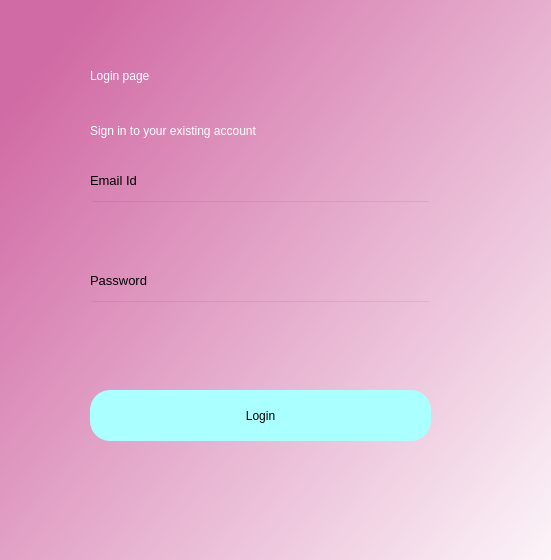
<?xml version="1.0" encoding="UTF-8"?>
<ui version="4.0">
 <class>Form</class>
 <widget class="QWidget" name="Form">
  <property name="geometry">
   <rect>
    <x>0</x>
    <y>0</y>
    <width>551</width>
    <height>560</height>
   </rect>
  </property>
  <property name="windowTitle">
   <string>Form</string>
  </property>
  <widget class="QWidget" name="bgwidget" native="true">
   <property name="geometry">
    <rect>
     <x>-10</x>
     <y>0</y>
     <width>561</width>
     <height>671</height>
    </rect>
   </property>
   <property name="styleSheet">
    <string notr="true">QWidget#bgwidget{
background-color:qlineargradient(spread:pad, x1:0.091, y1:0.101636, x2:0.991379, y2:0.977, stop:0 rgba(209, 107, 165, 255), stop:1 rgba(255, 255, 255, 255));}</string>
   </property>
   <widget class="QLabel" name="label">
    <property name="geometry">
     <rect>
      <x>100</x>
      <y>40</y>
      <width>251</width>
      <height>71</height>
     </rect>
    </property>
    <property name="styleSheet">
     <string notr="true">font: 36pt &quot;MS Shell Dlg 2&quot;; color:rgb(255, 255, 255)</string>
    </property>
    <property name="text">
     <string>Login page</string>
    </property>
   </widget>
   <widget class="QLabel" name="label_2">
    <property name="geometry">
     <rect>
      <x>100</x>
      <y>110</y>
      <width>361</width>
      <height>41</height>
     </rect>
    </property>
    <property name="styleSheet">
     <string notr="true">font: 16pt &quot;MS Shell Dlg 2&quot;;color:rgb(255, 255, 255)</string>
    </property>
    <property name="text">
     <string>Sign in to your existing account</string>
    </property>
   </widget>
   <widget class="QPushButton" name="loginbutton">
    <property name="geometry">
     <rect>
      <x>100</x>
      <y>390</y>
      <width>341</width>
      <height>51</height>
     </rect>
    </property>
    <property name="styleSheet">
     <string notr="true">border-radius:20px;
background-color: rgb(170, 255, 255);
font: 14pt &quot;MS Shell Dlg 2&quot;;</string>
    </property>
    <property name="text">
     <string>Login</string>
    </property>
   </widget>
   <widget class="QLineEdit" name="email">
    <property name="geometry">
     <rect>
      <x>100</x>
      <y>200</y>
      <width>341</width>
      <height>51</height>
     </rect>
    </property>
    <property name="styleSheet">
     <string notr="true">background-color:rgba(0,0,0,0);
font: 12pt &quot;MS Shell Dlg 2&quot;;</string>
    </property>
   </widget>
   <widget class="QLabel" name="label_3">
    <property name="geometry">
     <rect>
      <x>100</x>
      <y>170</y>
      <width>91</width>
      <height>20</height>
     </rect>
    </property>
    <property name="font">
     <font>
      <family>MS Shell Dlg 2</family>
      <pointsize>10</pointsize>
      <weight>50</weight>
      <italic>false</italic>
      <bold>false</bold>
     </font>
    </property>
    <property name="styleSheet">
     <string notr="true">font: 10pt &quot;MS Shell Dlg 2&quot;;</string>
    </property>
    <property name="text">
     <string>Email Id</string>
    </property>
   </widget>
   <widget class="QLabel" name="error">
    <property name="geometry">
     <rect>
      <x>440</x>
      <y>456</y>
      <width>341</width>
      <height>20</height>
     </rect>
    </property>
    <property name="styleSheet">
     <string notr="true">font: 12pt &quot;MS Shell Dlg 2&quot;; color:red;</string>
    </property>
    <property name="text">
     <string/>
    </property>
   </widget>
   <widget class="QLineEdit" name="Password">
    <property name="geometry">
     <rect>
      <x>100</x>
      <y>300</y>
      <width>341</width>
      <height>51</height>
     </rect>
    </property>
    <property name="styleSheet">
     <string notr="true">background-color:rgba(0,0,0,0);
font: 12pt &quot;MS Shell Dlg 2&quot;;</string>
    </property>
   </widget>
   <widget class="QLabel" name="label_4">
    <property name="geometry">
     <rect>
      <x>100</x>
      <y>270</y>
      <width>91</width>
      <height>20</height>
     </rect>
    </property>
    <property name="font">
     <font>
      <family>MS Shell Dlg 2</family>
      <pointsize>10</pointsize>
      <weight>50</weight>
      <italic>false</italic>
      <bold>false</bold>
     </font>
    </property>
    <property name="styleSheet">
     <string notr="true">font: 10pt &quot;MS Shell Dlg 2&quot;;</string>
    </property>
    <property name="text">
     <string>Password</string>
    </property>
   </widget>
  </widget>
 </widget>
 <resources/>
 <connections/>
</ui>
